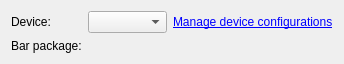
<?xml version="1.0" encoding="UTF-8"?>
<ui version="4.0">
 <class>Qnx::Internal::QnxDeployConfigurationWidget</class>
 <widget class="QWidget" name="Qnx::Internal::QnxDeployConfigurationWidget">
  <property name="geometry">
   <rect>
    <x>0</x>
    <y>0</y>
    <width>344</width>
    <height>62</height>
   </rect>
  </property>
  <property name="windowTitle">
   <string>Form</string>
  </property>
  <layout class="QFormLayout" name="formLayout">
   <item row="0" column="0">
    <widget class="QLabel" name="label">
     <property name="text">
      <string>Device:</string>
     </property>
    </widget>
   </item>
   <item row="0" column="1">
    <layout class="QHBoxLayout" name="horizontalLayout">
     <item>
      <widget class="QComboBox" name="deviceCombo"/>
     </item>
     <item>
      <widget class="QLabel" name="manageDevicesLabel">
       <property name="text">
        <string>&lt;a href=&quot;irrelevant&quot;&gt;Manage device configurations&lt;/a&gt;</string>
       </property>
      </widget>
     </item>
    </layout>
   </item>
   <item row="1" column="0">
    <widget class="QLabel" name="label_2">
     <property name="text">
      <string>Bar package:</string>
     </property>
    </widget>
   </item>
   <item row="1" column="1">
    <widget class="Utils::PathChooser" name="barFilePath" native="true"/>
   </item>
  </layout>
 </widget>
 <customwidgets>
  <customwidget>
   <class>Utils::PathChooser</class>
   <extends>QWidget</extends>
   <header location="global">utils/pathchooser.h</header>
   <container>1</container>
  </customwidget>
 </customwidgets>
 <resources/>
 <connections/>
</ui>
